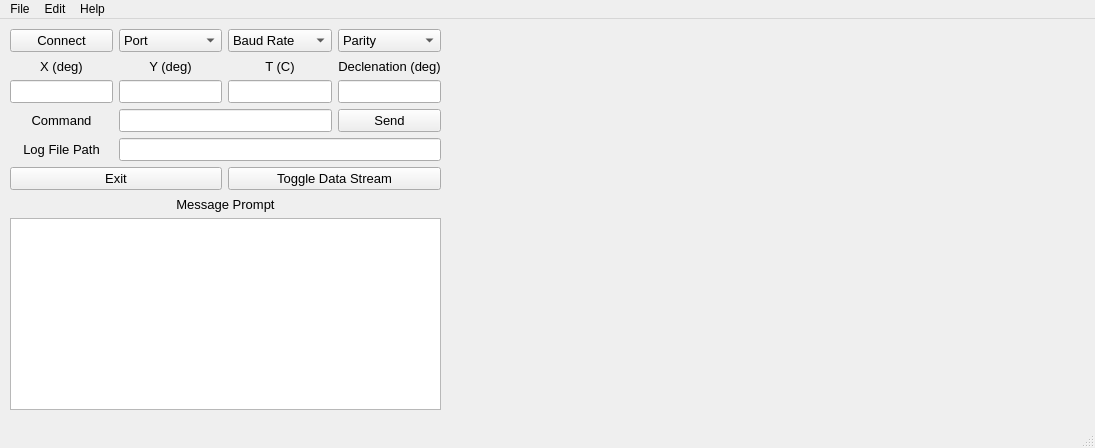
<?xml version="1.0" encoding="UTF-8"?>
<ui version="4.0">
 <class>MainWindow</class>
 <widget class="QMainWindow" name="MainWindow">
  <property name="geometry">
   <rect>
    <x>0</x>
    <y>0</y>
    <width>1095</width>
    <height>448</height>
   </rect>
  </property>
  <property name="windowTitle">
   <string>ELS Digital Display App</string>
  </property>
  <widget class="QWidget" name="centralwidget">
   <widget class="PlotWidget" name="widget" native="true">
    <property name="geometry">
     <rect>
      <x>450</x>
      <y>10</y>
      <width>631</width>
      <height>381</height>
     </rect>
    </property>
    <property name="font">
     <font>
      <pointsize>10</pointsize>
     </font>
    </property>
   </widget>
   <widget class="QWidget" name="gridLayoutWidget">
    <property name="geometry">
     <rect>
      <x>10</x>
      <y>10</y>
      <width>431</width>
      <height>381</height>
     </rect>
    </property>
    <property name="font">
     <font>
      <pointsize>10</pointsize>
     </font>
    </property>
    <layout class="QGridLayout" name="gridLayout">
     <item row="0" column="0">
      <widget class="QPushButton" name="connect_pb">
       <property name="font">
        <font>
         <pointsize>10</pointsize>
        </font>
       </property>
       <property name="text">
        <string>Connect</string>
       </property>
      </widget>
     </item>
     <item row="6" column="0" colspan="4">
      <widget class="QLabel" name="label_2">
       <property name="font">
        <font>
         <pointsize>10</pointsize>
        </font>
       </property>
       <property name="text">
        <string>Message Prompt</string>
       </property>
       <property name="alignment">
        <set>Qt::AlignCenter</set>
       </property>
      </widget>
     </item>
     <item row="0" column="1">
      <widget class="QComboBox" name="port_cb">
       <property name="font">
        <font>
         <pointsize>10</pointsize>
         <stylestrategy>PreferDefault</stylestrategy>
        </font>
       </property>
       <property name="currentText">
        <string>Port</string>
       </property>
       <item>
        <property name="text">
         <string>Port</string>
        </property>
       </item>
      </widget>
     </item>
     <item row="0" column="3">
      <widget class="QComboBox" name="parity_cb">
       <property name="font">
        <font>
         <pointsize>10</pointsize>
        </font>
       </property>
       <property name="currentText">
        <string>Parity</string>
       </property>
       <item>
        <property name="text">
         <string>Parity</string>
        </property>
       </item>
       <item>
        <property name="text">
         <string>N</string>
        </property>
       </item>
       <item>
        <property name="text">
         <string>E</string>
        </property>
       </item>
       <item>
        <property name="text">
         <string>O</string>
        </property>
       </item>
       <item>
        <property name="text">
         <string>M</string>
        </property>
       </item>
      </widget>
     </item>
     <item row="2" column="1">
      <widget class="QLineEdit" name="y_output_le">
       <property name="font">
        <font>
         <pointsize>10</pointsize>
        </font>
       </property>
      </widget>
     </item>
     <item row="0" column="2">
      <widget class="QComboBox" name="baud_cb">
       <property name="font">
        <font>
         <pointsize>10</pointsize>
        </font>
       </property>
       <property name="currentText">
        <string>Baud Rate</string>
       </property>
       <item>
        <property name="text">
         <string>Baud Rate</string>
        </property>
       </item>
       <item>
        <property name="text">
         <string>9600</string>
        </property>
       </item>
       <item>
        <property name="text">
         <string>19200</string>
        </property>
       </item>
       <item>
        <property name="text">
         <string>115200</string>
        </property>
       </item>
      </widget>
     </item>
     <item row="7" column="0" rowspan="2" colspan="4">
      <widget class="QTextEdit" name="message_te">
       <property name="font">
        <font>
         <pointsize>10</pointsize>
        </font>
       </property>
      </widget>
     </item>
     <item row="2" column="0">
      <widget class="QLineEdit" name="x_output_le">
       <property name="font">
        <font>
         <pointsize>10</pointsize>
        </font>
       </property>
      </widget>
     </item>
     <item row="2" column="3">
      <widget class="QLineEdit" name="compass_le">
       <property name="font">
        <font>
         <pointsize>10</pointsize>
        </font>
       </property>
      </widget>
     </item>
     <item row="1" column="3">
      <widget class="QLabel" name="label_5">
       <property name="font">
        <font>
         <pointsize>10</pointsize>
        </font>
       </property>
       <property name="text">
        <string>Declenation (deg)</string>
       </property>
       <property name="alignment">
        <set>Qt::AlignCenter</set>
       </property>
      </widget>
     </item>
     <item row="1" column="2">
      <widget class="QLabel" name="label_6">
       <property name="font">
        <font>
         <pointsize>10</pointsize>
        </font>
       </property>
       <property name="text">
        <string>T (C)</string>
       </property>
       <property name="alignment">
        <set>Qt::AlignCenter</set>
       </property>
      </widget>
     </item>
     <item row="2" column="2">
      <widget class="QLineEdit" name="t_output_le">
       <property name="font">
        <font>
         <pointsize>10</pointsize>
        </font>
       </property>
      </widget>
     </item>
     <item row="1" column="1">
      <widget class="QLabel" name="label_4">
       <property name="font">
        <font>
         <pointsize>10</pointsize>
        </font>
       </property>
       <property name="text">
        <string>Y (deg)</string>
       </property>
       <property name="alignment">
        <set>Qt::AlignCenter</set>
       </property>
      </widget>
     </item>
     <item row="1" column="0">
      <widget class="QLabel" name="label_3">
       <property name="font">
        <font>
         <pointsize>10</pointsize>
        </font>
       </property>
       <property name="text">
        <string>X (deg)</string>
       </property>
       <property name="alignment">
        <set>Qt::AlignCenter</set>
       </property>
      </widget>
     </item>
     <item row="3" column="3">
      <widget class="QPushButton" name="send_pb">
       <property name="font">
        <font>
         <pointsize>10</pointsize>
        </font>
       </property>
       <property name="text">
        <string>Send</string>
       </property>
      </widget>
     </item>
     <item row="3" column="0">
      <widget class="QLabel" name="label_7">
       <property name="font">
        <font>
         <pointsize>10</pointsize>
        </font>
       </property>
       <property name="text">
        <string>Command</string>
       </property>
       <property name="alignment">
        <set>Qt::AlignCenter</set>
       </property>
      </widget>
     </item>
     <item row="3" column="1" colspan="2">
      <widget class="QLineEdit" name="command_le">
       <property name="font">
        <font>
         <pointsize>10</pointsize>
        </font>
       </property>
      </widget>
     </item>
     <item row="4" column="1" colspan="3">
      <widget class="QLineEdit" name="log_filepath_le">
       <property name="font">
        <font>
         <pointsize>10</pointsize>
        </font>
       </property>
      </widget>
     </item>
     <item row="5" column="0" colspan="2">
      <widget class="QPushButton" name="exit_pb">
       <property name="font">
        <font>
         <pointsize>10</pointsize>
        </font>
       </property>
       <property name="text">
        <string>Exit</string>
       </property>
      </widget>
     </item>
     <item row="4" column="0">
      <widget class="QLabel" name="label_8">
       <property name="font">
        <font>
         <pointsize>10</pointsize>
        </font>
       </property>
       <property name="text">
        <string>Log File Path</string>
       </property>
       <property name="alignment">
        <set>Qt::AlignCenter</set>
       </property>
      </widget>
     </item>
     <item row="5" column="2" colspan="2">
      <widget class="QPushButton" name="stream_pb">
       <property name="font">
        <font>
         <pointsize>10</pointsize>
        </font>
       </property>
       <property name="text">
        <string>Toggle Data Stream</string>
       </property>
      </widget>
     </item>
    </layout>
   </widget>
  </widget>
  <widget class="QMenuBar" name="menubar">
   <property name="geometry">
    <rect>
     <x>0</x>
     <y>0</y>
     <width>1095</width>
     <height>21</height>
    </rect>
   </property>
   <widget class="QMenu" name="menuFile">
    <property name="title">
     <string>File</string>
    </property>
    <addaction name="actionSave"/>
    <addaction name="actionExit"/>
   </widget>
   <widget class="QMenu" name="menuEdit">
    <property name="title">
     <string>Edit</string>
    </property>
    <addaction name="actionLog_Data"/>
   </widget>
   <widget class="QMenu" name="menuAbout">
    <property name="title">
     <string>Help</string>
    </property>
    <addaction name="actionAbout"/>
   </widget>
   <addaction name="menuFile"/>
   <addaction name="menuEdit"/>
   <addaction name="menuAbout"/>
  </widget>
  <widget class="QStatusBar" name="statusbar"/>
  <action name="actionSave">
   <property name="text">
    <string>Save</string>
   </property>
  </action>
  <action name="actionExit">
   <property name="text">
    <string>Exit</string>
   </property>
  </action>
  <action name="actionLog_Data">
   <property name="text">
    <string>Log Data</string>
   </property>
  </action>
  <action name="actionAbout">
   <property name="text">
    <string>About</string>
   </property>
  </action>
 </widget>
 <customwidgets>
  <customwidget>
   <class>PlotWidget</class>
   <extends>QWidget</extends>
   <header>pyqtgraph</header>
   <container>1</container>
  </customwidget>
 </customwidgets>
 <resources/>
 <connections/>
</ui>
